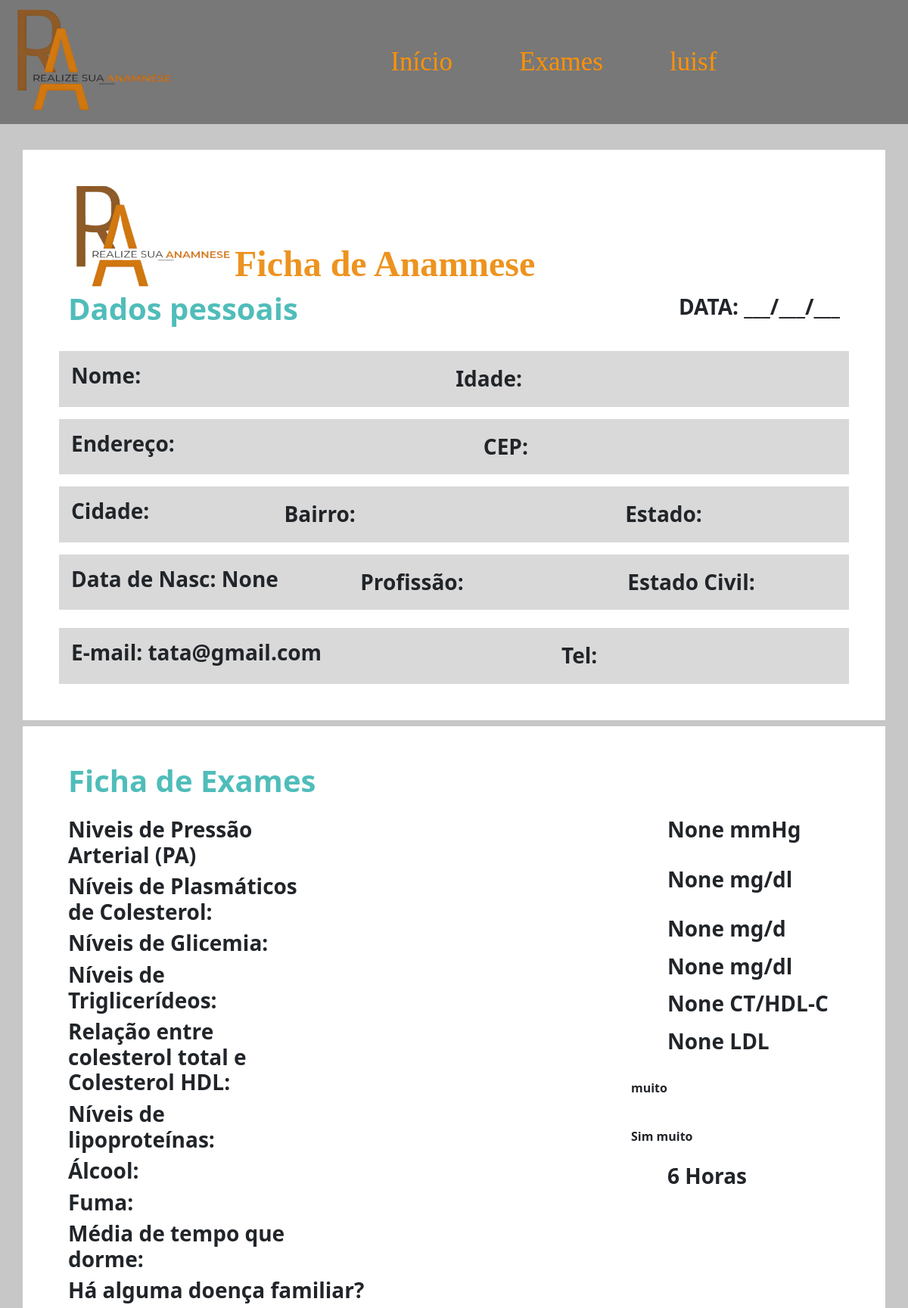
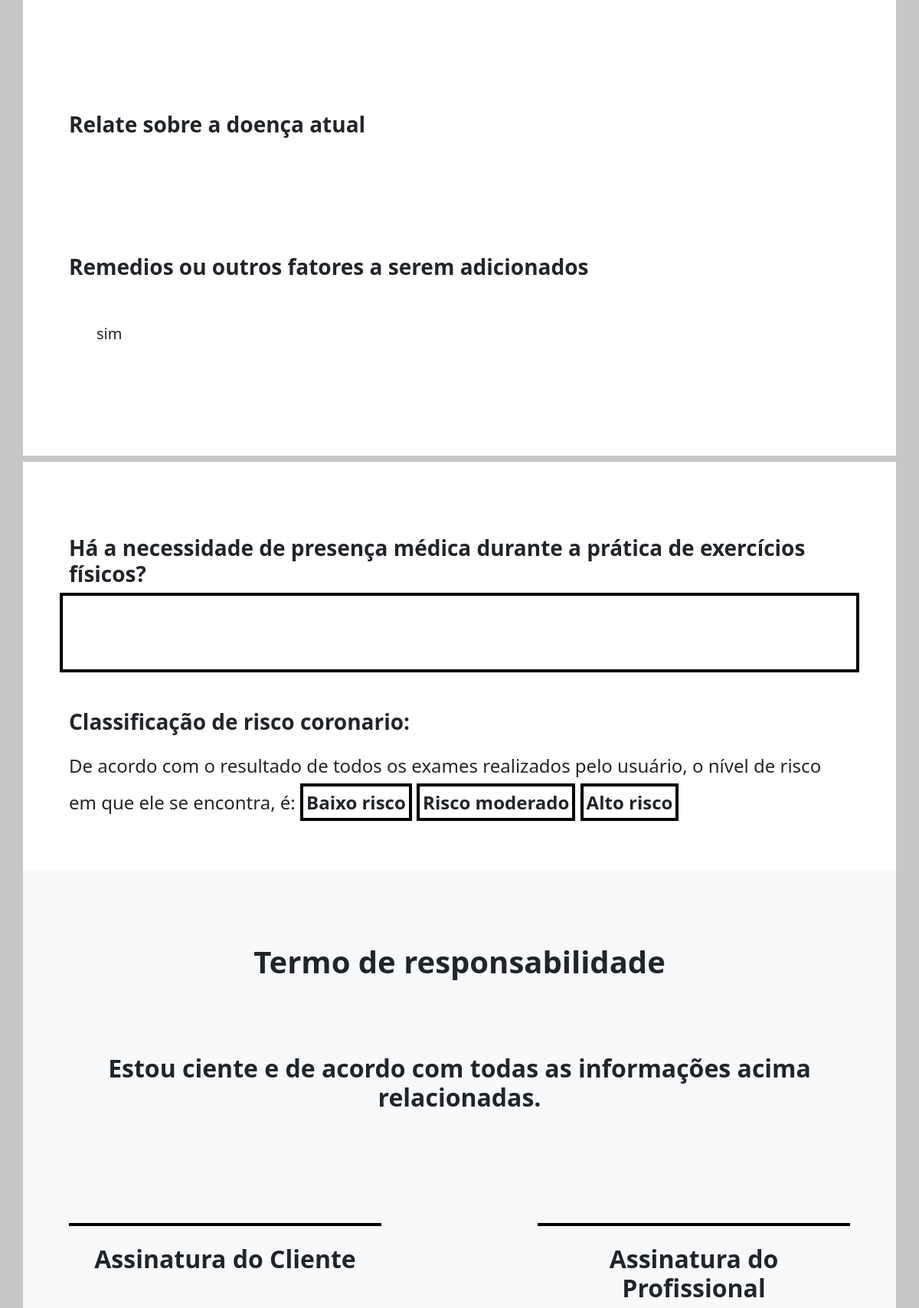
The app's page /2/ficha/ (signed in, upper part) with its own data (2 pictures, top to bottom).
### anamnese/models.py (models this page shows, shortened)
class Ficha(models.Model):
    usuario = models.ForeignKey(Cadastro, on_delete=models.CASCADE, null=True, blank=True)
    nome = models.CharField(max_length=100, blank=True)
    endereco = models.TextField(blank=True)
    data_nascimento = models.DateField(blank=True, null=True)
    sexo = models.CharField(max_length=20, blank=True)
    profissao = models.CharField(max_length=100, blank=True)
    estado_civil = models.CharField(max_length=100, blank=True)
    fuma = models.CharField(max_length=15, blank=True)
    alcool = models.CharField(max_length=15, blank=True)
    doencas_familiares = models.TextField(blank=True)
    doencas_pessoais = models.TextField(blank=True)
    doencas_atual = models.TextField(blank=True)
    remedios = models.TextField(blank=True)
    tempo_medio_sono = models.IntegerField(blank=True, null=True)
    nivel_glicemia = models.FloatField(blank=True, null=True)
    nivel_colesterol = models.FloatField(blank=True, null=True)
    nivel_plasmaticos_colesterol = models.FloatField(blank=True, null=True)
    nivel_triglicerideos = models.FloatField(blank=True, null=True)
    nivel_lipoproteinas_plasmaticos = models.FloatField(blank=True, null=True)
    nivel_pressão_arterial = models.FloatField(blank=True, null=True)

class Cadastro(models.Model):
    nome_usuario = models.CharField(max_length=100, blank=True)
    email = models.EmailField(blank=True)
    senha = models.CharField(max_length=100, blank=True)
    CPF = models.CharField(max_length=25, blank=True)

### anamnese/views.py (the view)
# urls.py: path('ficha/', views.fficha, name="ficha"),
@login_required
def fficha(request, cadastro_id):
    ficha = Ficha.objects.get(id=cadastro_id)
    contexto = {
        'ficha': ficha,
        'cadastro_id': cadastro_id  # Inclui 'cadastro_id' no contexto
    }
    return render(request, 'anamnese/ficha.html', contexto)

### anamnese/templates/anamnese/ficha.html (shortened to what this page needs)
{% load static %}
<!DOCTYPE html>
<html lang="pt-BR">
<head>
  <link href="https://cdn.jsdelivr.net/npm/bootstrap@5.3.2/dist/css/bootstrap.min.css" rel="stylesheet">
  <link rel="stylesheet" href="{% static 'css/style.css'%}">
</head>
<body id="ficha">
  <header class="mb-5 header-apresentacao">
    <nav class="navbar navbar-expand-lg bg-body-tertiary nav-apresentacao" style="background: rgba(0, 0, 0, 0.40) !important;">
      <div class="container-fluid">
        <a class="navbar-brand" href="#">
          <img src="{% static 'img/logo12 1.svg'%}" alt="">
        </a>
        <div class="collapse navbar-collapse"  id="navbarSupportedContent">
          <ul class="navbar-nav ms-auto mb-2 mb-lg-0" style="margin-right: 40%; font-family: Times new Roman; background-color: transparent;" >
            <li class="nav-item" style="padding-right: 25%;">
              <a class="btn d-flex flex-column ps-0 text-laranja"   href="{% url 'anamnese:index_usuario' cadastro_id=cadastro_id %}">Início</a>
            </li>
            <li class="nav-item"style="padding-right: 25%;">
              <a class="btn d-flex flex-column ps-0 text-laranja"  href="#" data-bs-toggle="modal" data-bs-target="#examModal">Exames</a>
            </li>
            <li class="nav-item" style="padding-right: 25%;"> {% csrf_token %}
              {% if request.user.is_authenticated %}
                <button type="button" class="btn d-flex flex-column ps-0 text-laranja" style="background-color: transparent;" data-bs-toggle="modal" data-bs-target="#customModal" data-cadastro-id="{{ cadastro.id }}">
                {{ request.user.username |slice:":6"}} </button>
              {% else %}
                <button type="button" class="btn d-flex flex-column ps-0 text-laranja" style="background-color: transparent;" data-bs-toggle="modal" data-bs-target="#contactModal">
                  Login </button>
              {% endif %}
            </li>
          </ul>
        </div>
      </div>
    </nav>
  </header>
  <main class="container-fluid container-md h-100">
    <section class="row folha-1 p-5 mt-5 bg-white">
      <div class="d-flex align-items-end cabecalho-folha">
        <img src="./img/logo12 1.svg" alt="">
        <h1 class="">Ficha de Anamnese</h1>
      </div>
      <div class="d-flex justify-content-between fw-bold">
        <h2 class="text-azul fs-1 fw-semibold">Dados pessoais</h2>
        <span class="fs-3">DATA: ___/___/___</span>
      </div>
      <div class="d-flex p-3 mt-4 bg-cinza">
        <h3 class="fw-bold">Nome: {{ ficha.nome }}</h3>
        <h3 class="fw-bold m-auto">Idade: {{ ficha.idade }}</h3>
      </div>
      <div class="d-flex p-3 mt-3 bg-cinza">
        <h3 class="fw-bold">Endereço: {{ ficha.endereco }}</h3>
        <h3 class="fw-bold m-auto">CEP: {{ ficha.cep }}</h3>
      </div>
      <div class="d-flex p-3 mt-3 bg-cinza">
        <h3 class="fw-bold">Cidade: {{ ficha.cidade }}</h3>
        <h3 class="fw-bold m-auto">Bairro: {{ ficha.bairro }}</h3>
        <h3 class="fw-bold m-auto">Estado: {{ ficha.estado }}</h3>
      </div>
      <div class="d-flex p-3 mt-3 bg-cinza">
        <h3 class="fw-bold">Data de Nasc: {{ ficha.data_nascimento }}</h3>
        <h3 class="fw-bold m-auto">Profissão: {{ ficha.profissao }}</h3>
        <h3 class="fw-bold m-auto">Estado Civil: {{ ficha.estado_civil }}</h3>
      </div>
      <div class="d-flex p-3 mt-4 bg-cinza">
        <h3 class="fw-bold">E-mail: {{ ficha.usuario.email }}</h3>
        <h3 class="fw-bold m-auto">Tel: {{ ficha.usuario.telefone }}</h3>
      </div>
    </section>
    <section class="row justify-content-between bg-white p-5 mt-2">
      <h1 class="text-azul fs-1 fw-semibold mb-4">Ficha de Exames</h1>
      <div class="col-4">
        <h2 class="fw-semibold fs-3">Niveis de Pressão Arterial (PA)</h2>
        <h2 class="fw-semibold fs-3">Níveis de  Plasmáticos de Colesterol:</h2>
        <h2 class="fw-semibold fs-3">Níveis de Glicemia: </h2>
        <h2 class="fw-semibold fs-3">Níveis de Triglicerídeos:</h2>
        <h2 class="fw-semibold fs-3">Relação entre colesterol total e Colesterol HDL:</h2>
        <h2 class="fw-semibold fs-3">Níveis de lipoproteínas: </h2>
        <h2 class="fw-semibold fs-3">Álcool:</h2>
        <h2 class="fw-semibold fs-3">Fuma:</h2>
        <h2 class="fw-semibold fs-3">Média de tempo que dorme:</h2>
      </div>
      <div class="col-4">
        <div class="d-flex justify-content-start mb-4">
          <span class="px-5 py-3 fw-bold "></span>
          <h3 class="fw-semibold">{{ ficha.nivel_pressão_arterial }} mmHg</h3>
        </div>
        <div class="d-flex justify-content-start mb-4">
          <span class="px-5 py-3 fw-bold "></span>
          <h3 class="fw-semibold">{{ ficha.nivel_colesterol }} mg/dl</h3>
        </div>
        <div class="d-flex justify-content-start mb-2">
          <span class="px-5 py-3 fw-bold "></span>
          <h3 class="fw-semibold">{{ ficha.nivel_glicemia }} mg/d</h3>
        </div>
        <div class="d-flex justify-content-start mb-2">
          <span class="px-5 py-3 fw-bold "></span>
          <h3 class="fw-semibold">{{ ficha.nivel_triglicerideos }} mg/dl</h3>
        </div>
        <div class="d-flex justify-content-start mb-2">
          <span class="px-5 py-3 fw-bold "></span>
          <h3 class="fw-semibold">{{ ficha.nivel_plasmaticos_colesterol }} CT/HDL-C</h3>
        </div>
        <div class="d-flex justify-content-start mb-2">
          <span class="px-5 py-3 fw-bold "></span>
          <h3 class="fw-semibold">{{ ficha.nivel_lipoproteinas_plasmaticos }} LDL</h3>
        </div>
        <div class="d-flex justify-content-start mb-2">
          <span class="px-5 py-3 fw-bold ">{{ ficha.alcool}}</span>
        </div>
        <div class="d-flex justify-content-start mb-2">
          <span class="px-5 py-3 fw-bold ">{{ ficha.fuma }}</span>
        </div>
        <div class="d-flex justify-content-start mb-5">
          <span class="px-5 py-3 fw-bold "></span>
          <h3 class="fw-semibold">{{ ficha.tempo_medio_sono }} Horas</h3>
        </div>
      </div>
      <h3 class="fw-semibold">Há alguma doença familiar?</h3>
      <div class="w-100 p-5 mb-5 " style="font-size: 20px;">{{ ficha.doencas_familiares }}</div>
      <h3 class="fw-semibold">Relate sobre a doença atual</h3>
      <div class="w-100 p-5 mb-5 " style="font-size: 20px;">{{ ficha.doencas_atual }}</div>
      <h3 class="fw-semibold">Remedios ou outros fatores a serem adicionados</h3>
      <div class="w-100 p-5 mb-5 " style="font-size: 20px;">{{ ficha.remedios }}</div>
    </section>
    <section class="row folha-3 p-5 mt-2 bg-white">
      <h3 class="fw-semibold mt-5">Há a necessidade de presença médica durante a prática de exercícios físicos?</h3>
      <div class="w-100 p-5 mb-5 borda-preta" ></div>
      <h3 class="fw-semibold mb-3">Classificação de risco coronario:</h3>
      <p class="fs-4 lh-lg">De acordo com o resultado de todos os exames realizados pelo usuário, o nível de risco em que ele se encontra,  é:  <span class="fw-semibold p-1" style="border: 4px solid #000">Baixo risco</span>     <span class="fw-semibold p-1" style="border: 4px solid #000">Risco moderado</span>      <span class="fw-semibold p-1" style="border: 4px solid #000">Alto risco</span></p>
    </section>
    <section class="row p-5 termo-responsabilidade bg-light">
      <h4 class="fw-bold fs-1 text-center pt-5 mb-5">Termo de responsabilidade</h4>
      <h5 class="fw-bold fs-2 text-center pt-5 mb-5">Estou ciente e de acordo com todas as informações acima relacionadas.</h5>
      <div class="d-flex justify-content-between my-5">
        <h6 class="fs-2 fw-bold pt-4 my-5 text-center borda-cima w-40">Assinatura do Cliente</h6>
        <h6 class="fs-2 fw-bold pt-4 my-5 text-center borda-cima w-40">Assinatura do Profissional</h6>
      </div>
    </section>
  </main>
</body>
</html>

### static/css/style.css (style rules this page uses)
* { padding: 0; margin: 0; }
body#ficha { background-color: #C7C7C7; }
header.header-apresentacao { height: 150px !important; }
nav.nav-apresentacao { background-color: transparent !important; }
section:not(section.section-principal, section.bg-laranja, section.criadores) { background-color: #D8EAF0; }
.bg-cinza { background-color: #D9D9D9; }
.text-laranja { color: #FF9104; font-size: 35px; }
.text-azul { color: #50BDBA !important; }
.cabecalho-folha > h1 { color: #ED931F; text-align: center; font-family: Times New Roman; font-size: 3rem; font-style: normal; font-weight: 700; line-height: normal; }
.borda-preta { border: 4px solid #000; }
.borda-cima { border-top: 4px solid #000; }
.w-40 { width: 40%; }

### records on screen
Ficha: data_nascimento "None", usuario.email "tata@gmail.com", nivel_pressão_arterial "None", nivel_colesterol "None", nivel_glicemia "None", nivel_triglicerideos "None", nivel_plasmaticos_colesterol "None", nivel_lipoproteinas_plasmaticos "None", alcool "muito", fuma "Sim muito", tempo_medio_sono "6", remedios "sim"

### other values on screen
{{ request.user.username |slice:":6" }} "luisf"
